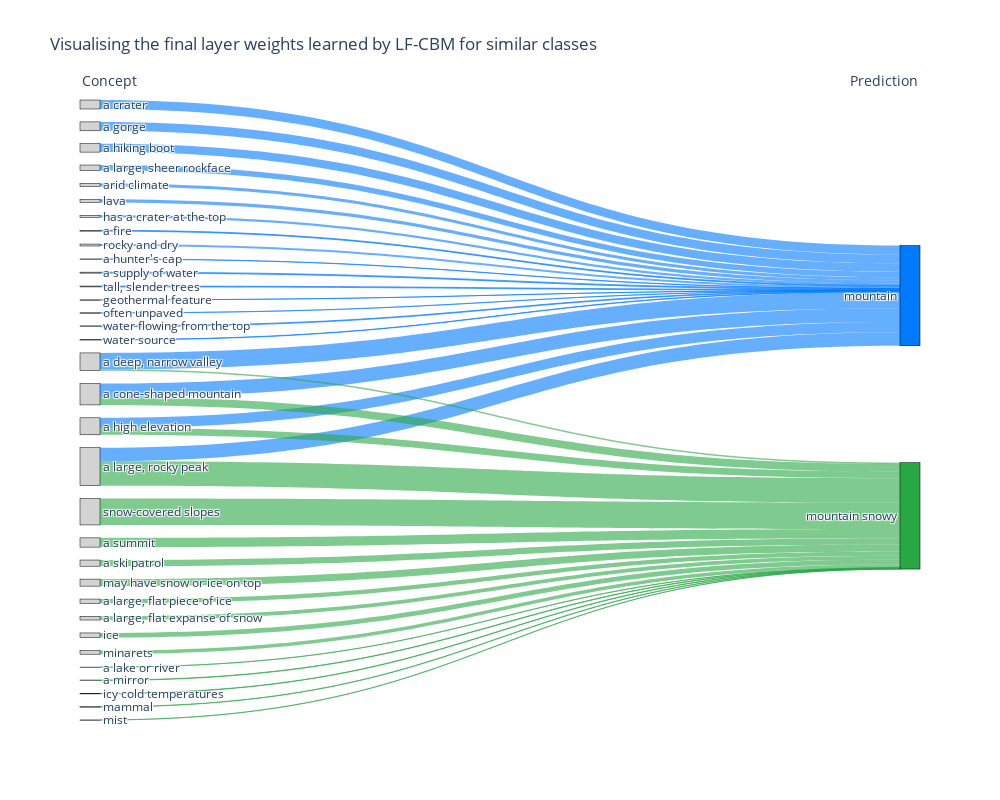

This figure's notebook cell:
### Code cell
import plotly.graph_objects as go

import plotly.io as pio
pio.renderers.default = 'jupyterlab'

# Create source-target pairs and values based on the weights
sources = []
targets = []
values = []
colors = []

# Mapping concept nodes to class nodes
for i, weight in enumerate(weights_class_1):
    if weight != 0:
        sources.append(i)
        targets.append(len(concepts))
        values.append(weight)
        colors.append('rgba(0, 123, 255, 0.6)')

# Class 2 will be linked to the concept nodes on the left
for i, weight in enumerate(weights_class_2):
    if weight != 0:
        sources.append(i)
        targets.append(len(concepts) + 1)
        values.append(weight)
        colors.append('rgba(40, 167, 69, 0.6)')

# Create the Sankey diagram
fig = go.Figure(go.Sankey(
    node=dict(
        pad=15,
        thickness=20,
        line=dict(color="black", width=0.5),
        label=concepts + list(np.array(classes)[[idx_1, idx_2]]),
        color=['#D3D3D3']*len(concepts) + ['#007BFF', '#28A745']
    ),
    link=dict(
        source=sources,
        target=targets,
        value=values,
        color=colors
    )
))

# Add titles for the left and right columns (Concept and Prediction)
fig.update_layout(
    title_text="Visualising the final layer weights learned by LF-CBM for similar classes",
    font_size=12,
    height=800,
    width=1000,
    annotations=[
        dict(
            x=0, y=1.05,
            xref="paper", yref="paper",
            text="Concept",
            showarrow=False,
            font=dict(size=14),
            align="center"
        ),
        dict(
            x=1, y=1.05,
            xref="paper", yref="paper",
            text="Prediction",
            showarrow=False,
            font=dict(size=14),
            align="center"
        )
    ]
)

fig.show()

### Figure 1 — Plotly figure (JSON) as saved in the notebook; plotly's stock layout.template omitted (floating-point values rounded to 4 significant figures; data arrays with more than 128 entries replaced by an {"elided": "..."} marker saying what was removed)
{"data": [{"link": {"color": ["rgba(0, 123, 255, 0.6)", "rgba(0, 123, 255, 0.6)", "rgba(0, 123, 255, 0.6)", "rgba(0, 123, 255, 0.6)", "rgba(0, 123, 255, 0.6)", "rgba(0, 123, 255, 0.6)", "rgba(0, 123, 255, 0.6)", "rgba(0, 123, 255, 0.6)", "rgba(0, 123, 255, 0.6)", "rgba(0, 123, 255, 0.6)", "rgba(0, 123, 255, 0.6)", "rgba(0, 123, 255, 0.6)", "rgba(0, 123, 255, 0.6)", "rgba(0, 123, 255, 0.6)", "rgba(0, 123, 255, 0.6)", "rgba(0, 123, 255, 0.6)", "rgba(0, 123, 255, 0.6)", "rgba(0, 123, 255, 0.6)", "rgba(0, 123, 255, 0.6)", "rgba(0, 123, 255, 0.6)", "rgba(40, 167, 69, 0.6)", "rgba(40, 167, 69, 0.6)", "rgba(40, 167, 69, 0.6)", "rgba(40, 167, 69, 0.6)", "rgba(40, 167, 69, 0.6)", "rgba(40, 167, 69, 0.6)", "rgba(40, 167, 69, 0.6)", "rgba(40, 167, 69, 0.6)", "rgba(40, 167, 69, 0.6)", "rgba(40, 167, 69, 0.6)", "rgba(40, 167, 69, 0.6)", "rgba(40, 167, 69, 0.6)", "rgba(40, 167, 69, 0.6)", "rgba(40, 167, 69, 0.6)", "rgba(40, 167, 69, 0.6)", "rgba(40, 167, 69, 0.6)", "rgba(40, 167, 69, 0.6)"], "source": [207, 237, 264, 334, 407, 448, 450, 468, 547, 551, 1020, 1198, 1469, 1498, 1559, 1742, 1861, 2029, 2173, 2175, 207, 264, 448, 495, 524, 526, 547, 635, 919, 1015, 1515, 1518, 1627, 1673, 1685, 1687, 1960], "target": [2207, 2207, 2207, 2207, 2207, 2207, 2207, 2207, 2207, 2207, 2207, 2207, 2207, 2207, 2207, 2207, 2207, 2207, 2207, 2207, 2208, 2208, 2208, 2208, 2208, 2208, 2208, 2208, 2208, 2208, 2208, 2208, 2208, 2208, 2208, 2208, 2208], "value": [0.3888, 0.2549, 0.466, 0.02439, 0.2521, 0.291, 0.2381, 0.009001, 0.3853, 0.1577, 0.02769, 0.08368, 0.0003515, 0.05806, 0.08623, 0.005707, 0.05488, 0.02474, 0.02179, 0.01228, 0.2162, 0.03704, 0.1904, 0.0005157, 0.1066, 0.1219, 0.6904, 0.01261, 0.1748, 0.2628, 0.1318, 0.01078, 0.009074, 0.1991, 0.1042, 0.001948, 0.7484]}, "node": {"color": {"elided": "2209 str values"}, "label": {"elided": "2209 str values"}, "line": {"color": "black", "width": 0.5}, "pad": 15, "thickness": 20}, "type": "sankey"}], "layout": {"annotations": [{"align": "center", "font": {"size": 14}, "showarrow": false, "text": "Concept", "x": 0, "xref": "paper", "y": 1.05, "yref": "paper"}, {"align": "center", "font": {"size": 14}, "showarrow": false, "text": "Prediction", "x": 1, "xref": "paper", "y": 1.05, "yref": "paper"}], "font": {"size": 12}, "height": 800, "title": {"text": "Visualising the final layer weights learned by LF-CBM for similar classes"}, "width": 1000}}
